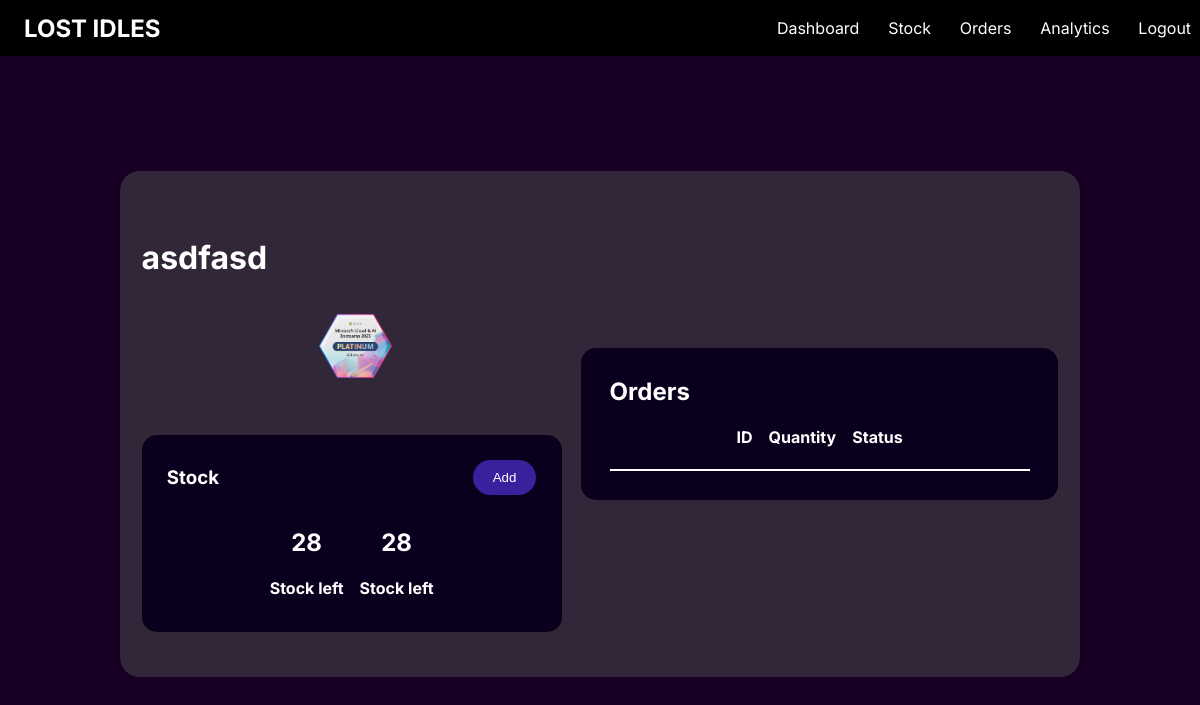
The app's page /stock/ff0c6b180c30404296de82bdb7b2d5f0 with its own data.
### app.py (models this page shows, shortened)
class Stock(db.Model):
    __tablename__ = 'stock'
    stock_id = db.Column(db.String(50), primary_key=True)
    name = db.Column(db.String(50), nullable=False)
    category = db.Column(db.String(50), nullable=False)
    stock_level = db.Column(db.Integer, nullable=False)
    image = db.Column(db.String(120), nullable=True)
    price = db.Column(db.Float, nullable=False)
    order_items = db.relationship('OrderStock', back_populates='stock', cascade="all, delete-orphan")

### app.py (the view)
@app.route('/stock/<stock_id>')
def individual_stock(stock_id):
    stock = db.session.execute(db.select(Stock).filter_by(stock_id=stock_id)).scalar_one_or_none()
    return render_template('individual_stock.html', stock=stock)

### templates/individual_stock.html (shortened to what this page needs)
{% extends "boiler.html" %}
{% block head %}
    <link rel="stylesheet" href="{{ url_for('static', filename='styles/individual_stock.css') }}">
{% endblock %}
{% block content %}
    <main>
        <div class="container">
            <div id="left">
                <h1 style="text-align: left;" id="name">{{stock.name}}</h1>
                {% if stock.image == None %}
                    <img src="{{url_for('static', filename='/uploads/placeholder.svg')}}" alt="">
                {% else %}
                    <img src="{{url_for('static', filename='/uploads/' ~ stock.image)}}" alt="">
                {% endif %}
                <div id="stock-container">
                    <div id="header">
                        <h3>Stock</h3>
                        <div id="popup-container">
                            <button onclick="popup()" id="add">Add</button>
                        </div>
                    </div>
                    <div id="stock-info">
                        <div class="stock">
                            <h2>{{stock.stock_level}}</h2>
                            <h4>Stock left</h4>
                        </div>
                        <div class="stock">
                            <h2>{{stock.stock_level}}</h2>
                            <h4>Stock left</h4>
                        </div>
                    </div>
                </div>
            </div>
            <div id="order-container">
                <h2 style="margin: 0; text-align: left;">Orders</h2>
                <div id="labels">
                    <h4>ID</h4>
                    <h4>Quantity</h4>
                    <h4>Status</h4>
                </div>
            </div>
        </div>
    </main>
{% endblock %}

### static/styles/global.css (style rules this page uses)
body { font-family: "Inter"; }
main { color: white; text-align: center; display: flex; align-items: center; justify-content: center; height: 100vh; margin: 0; }

### static/styles/individual_stock.css (style rules this page uses)
main { background-color: #170024; }
.container { display: flex; align-items: center; justify-content: center; background-color: rgba(78,78,78,0.5); border-radius: 20px; margin: 7% 5% 3% 5%; padding: 3% 0; width: 80vw; height: fit-content; }
#left, #order-container { display: flex; flex-direction: column; justify-content: center; width: 35vw; margin: 1%; text-align: center; }
#order-container, #stock-container { background: #0A001D; border-radius: 15px; }
#header, #stock-info, #labels { display: flex; flex-direction: row; align-items: center; justify-content: center; gap: 1em; }
#header { justify-content: space-between; }
#stock-container { padding: 3% 6%; height: fit-content; }
#add { background-color: #3B209E; }
button { position: relative; text-align: center; padding: 10px 20px; border-radius: 20px; border: none; color: white; transition: 0.3s; z-index: 5; cursor: pointer; width: auto; }
#labels { border-bottom: 2px solid white; }
#order-container { padding: 3%; }
img { align-self: center; width: 40%; margin-bottom: 10%; }
#popup-container { position: relative; width: max-content; }

### records on screen
Stock: name "asdfasd", image (picture), stock_level "28"
